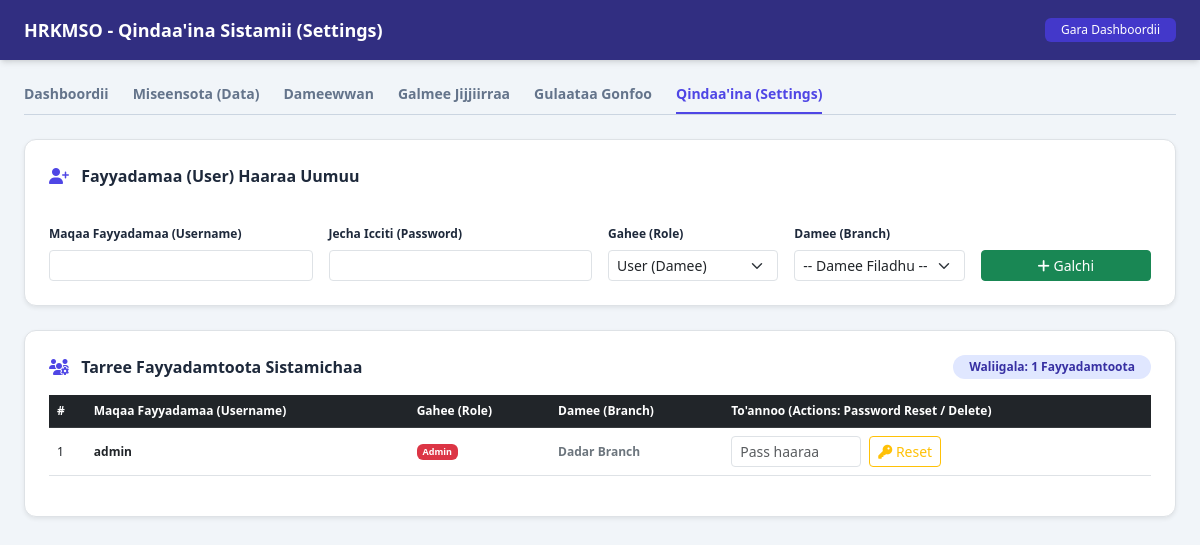
/settings (signed in), run on the app's committed database.
### models.py (models this page shows)
class User(UserMixin, db.Model):
    __tablename__ = 'user'
    id = db.Column(db.Integer, primary_key=True)
    username = db.Column(db.String(150), unique=True, nullable=False)
    password = db.Column(db.String(200), nullable=False)
    role = db.Column(db.String(50), nullable=False, default='user') # 'admin' ykn 'user'
    branch_id = db.Column(db.Integer, db.ForeignKey('branch.id'), nullable=True) # Fayyadamaan damee kam akka qabu agarsiisa
    branch = db.relationship('Branch', backref=db.backref('users', lazy=True))

class Branch(db.Model):
    __tablename__ = 'branch'
    id = db.Column(db.Integer, primary_key=True)
    name = db.Column(db.String(150), nullable=False) # Fakkeenyaaf: Dadar, fi kkf
    location = db.Column(db.String(150))

### app.py (the view)
@app.route('/settings')
@admin_required
def settings():
    users = User.query.all()
    branches = Branch.query.all()
    return render_template('settings.html', users=users, branches=branches)

### app.py (called while the page is built)
@login_manager.user_loader
def load_user(user_id):
    return User.query.get(int(user_id))

def admin_required(f):
    @wraps(f)
    @login_required
    def decorated_function(*args, **kwargs):
        if current_user.role != 'admin':
            abort(403)
        return f(*args, **kwargs)
    return decorated_function

@app.before_request
def create_initial_data():
    if not User.query.filter_by(username='admin').first():
        hashed_pw = generate_password_hash('admin123')
        admin_user = User(username='admin', password=hashed_pw, role='admin', branch_id=None)
        db.session.add(admin_user)
        db.session.commit()

### templates/settings.html (shortened to what this page needs)
<!DOCTYPE html>
<html lang="om">
<head>
    <script src="https://cdn.tailwindcss.com"></script>
    <link rel="stylesheet" href="https://cdnjs.cloudflare.com/ajax/libs/font-awesome/6.4.0/css/all.min.css">
    <link href="https://cdn.jsdelivr.net/npm/bootstrap@5.3.0/dist/css/bootstrap.min.css" rel="stylesheet">
</head>
<body class="bg-slate-100 text-slate-800">
    <div class="min-h-screen flex flex-col">
        <header class="bg-indigo-900 text-white shadow-md">
            <div class="max-w-7xl mx-auto px-4 py-3 flex justify-between items-center">
                <h1 class="text-lg font-bold">HRKMSO - Qindaa'ina Sistamii (Settings)</h1>
                <a href="{{ url_for('dashboard') }}" class="text-xs bg-indigo-700 hover:bg-indigo-800 px-3 py-1 rounded transition text-white">Gara Dashboordii</a>
            </div>
        </header>
        <main class="max-w-7xl mx-auto px-4 py-6 flex-grow w-full space-y-6">
            <div class="flex flex-wrap border-b border-slate-300 gap-6 text-sm font-semibold">
                <a href="{{ url_for('dashboard') }}" class="pb-2 text-slate-500 hover:text-indigo-600 transition">Dashboordii</a>
                <a href="{{ url_for('employees') }}" class="pb-2 text-slate-500 hover:text-indigo-600 transition">Miseensota (Data)</a>
                <a href="{{ url_for('branches') }}" class="pb-2 text-slate-500 hover:text-indigo-600 transition">Dameewwan</a>
                <a href="{{ url_for('transfers') }}" class="pb-2 text-slate-500 hover:text-indigo-600 transition">Galmee Jijjiirraa</a>
                <a href="{{ url_for('ranks') }}" class="pb-2 text-slate-500 hover:text-indigo-600 transition">Gulaataa Gonfoo</a>
                <a href="{{ url_for('settings') }}" class="pb-2 border-b-2 border-indigo-600 text-indigo-600 transition">Qindaa'ina (Settings)</a>
            </div>
            <div class="bg-white p-6 rounded-xl shadow-sm border border-slate-200 space-y-4">
                <h2 class="text-base font-bold text-slate-800"><i class="fas fa-user-plus text-indigo-600 me-2"></i> Fayyadamaa (User) Haaraa Uumuu</h2>
                <form action="{{ url_for('add_user') }}" method="POST" class="row g-3">
                    <div class="col-md-3">
                        <label class="form-label text-xs font-bold">Maqaa Fayyadamaa (Username)</label>
                        <input type="text" name="username" class="form-control form-control-sm" required>
                    </div>
                    <div class="col-md-3">
                        <label class="form-label text-xs font-bold">Jecha Icciti (Password)</label>
                        <input type="password" name="password" class="form-control form-control-sm" required>
                    </div>
                    <div class="col-md-2">
                        <label class="form-label text-xs font-bold">Gahee (Role)</label>
                        <select name="role" class="form-select form-select-sm">
                            <option value="user">User (Damee)</option>
                        </select>
                    </div>
                    <div class="col-md-2">
                        <label class="form-label text-xs font-bold">Damee (Branch)</label>
                        <select name="branch_id" class="form-select form-select-sm">
                            <option value="">-- Damee Filadhu --</option>
                        </select>
                    </div>
                    <div class="col-md-2 d-flex align-items-end">
                        <button type="submit" class="btn btn-sm btn-success w-100"><i class="fas fa-plus"></i> Galchi</button>
                    </div>
                </form>
            </div>
            <div class="bg-white p-6 rounded-xl shadow-sm border border-slate-200 space-y-4">
                <div class="flex justify-between items-center">
                    <h2 class="text-base font-bold text-slate-800"><i class="fas fa-users-cog text-indigo-600 me-2"></i> Tarree Fayyadamtoota Sistamichaa</h2>
                    <span class="text-xs bg-indigo-100 text-indigo-800 px-3 py-1 rounded-full font-semibold">Waliigala: {{ users | length }} Fayyadamtoota</span>
                </div>
                <div class="table-responsive">
                    <table class="table table-hover align-middle text-xs">
                        <thead class="table-dark">
                            <tr>
                                <th>#</th>
                                <th>Maqaa Fayyadamaa (Username)</th>
                                <th>Gahee (Role)</th>
                                <th>Damee (Branch)</th>
                                <th>To'annoo (Actions: Password Reset / Delete)</th>
                            </tr>
                        </thead>
                        <tbody>
                            {% if users %}
                                {% for u in users %}
                                <tr>
                                    <td>{{ loop.index }}</td>
                                    <td><strong>{{ u.username }}</strong></td>
                                    <td>
                                        {% if u.role == 'admin' %}
                                            <span class="badge bg-danger">Admin</span>
                                        {% else %}
                                            <span class="badge bg-primary">User</span>
                                        {% endif %}
                                    </td>
                                    <td>
                                        <span class="text-secondary font-semibold">{{ u.branch.name if u.branch else 'Head Office / Waliigalaa' }}</span>
                                    </td>
                                    <td>
                                        <form action="{{ url_for('reset_password', user_id=u.id) }}" method="POST" class="d-inline-flex gap-2 align-items-center">
                                            <input type="password" name="new_password" placeholder="Pass haaraa" class="form-control form-control-sm" style="width: 130px;" required>
                                            <button type="submit" class="btn btn-sm btn-outline-warning" title="Jecha Icciti Jijjiiri">
                                                <i class="fas fa-key"></i> Reset
                                            </button>
                                        </form>
                                    </td>
                                </tr>
                                {% endfor %}
                            {% else %}
                                <tr>
                                    <td colspan="5" class="text-center py-4 text-muted">
                                        Fayyadamtoonni galmaa'an hin jiran.
                                    </td>
                                </tr>
                            {% endif %}
                        </tbody>
                    </table>
                </div>
            </div>
        </main>
    </div>
</body>
</html>

### data on the page
User: username "admin", role "Admin", branch "Dadar Branch"

### other printed values
{{ users | length }} "1"
